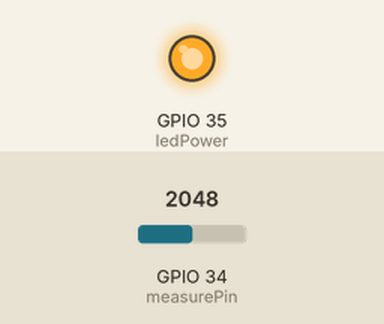
Simulated run of this sketch. Board: ESP32. Shown: output pins drawn as LEDs (lit = HIGH). Inputs (shaded band) come from the test bench; at power-on: GPIO 34 (measurePin) = 2048. What the sketch prints to the serial monitor is not drawn.

Above: at 0.1 s.
Timing chart, 0 to 1.6 s (numbered marks = the images above):
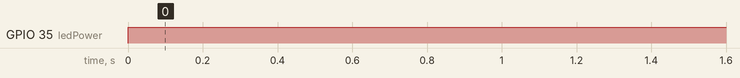

The sketch:

testDust.ino
```cpp
/*
 Standalone Sketch to use with a Arduino UNO and a
 Sharp Optical Dust Sensor GP2Y1010AU0F
*/

int measurePin = 34; //Connect dust sensor to Arduino A0 pin
int ledPower = 35;   //Connect 3 led driver pins of dust sensor to Arduino D2

int samplingTime = 280;
int deltaTime = 40;
int sleepTime = 9680;

float voMeasured = 0;
float calcVoltage = 0;
float dustDensity = 0;

void setup(){
  Serial.begin(9600);
  pinMode(ledPower,OUTPUT);
}

void loop(){
  digitalWrite(ledPower,LOW); // power on the LED
  delayMicroseconds(samplingTime);

  voMeasured = analogRead(measurePin); // read the dust value

  delayMicroseconds(deltaTime);
  digitalWrite(ledPower,HIGH); // turn the LED off
  delayMicroseconds(sleepTime);

  // 0 - 5V mapped to 0 - 1023 integer values
  // recover voltage
  calcVoltage = voMeasured * (3.3 / 1024.0);

  // linear eqaution taken from http://www.howmuchsnow.com/arduino/airquality/
  // Chris Nafis (c) 2012
  dustDensity = 170 * calcVoltage - 0.1;


Serial.println(dustDensity); // unit: ug/m3
//  Serial.println(voMeasured);

  delay(1000);
}
```

Measured:
- by itself, GPIO 35 (ledPower): LOW → HIGH at 0.00 s
